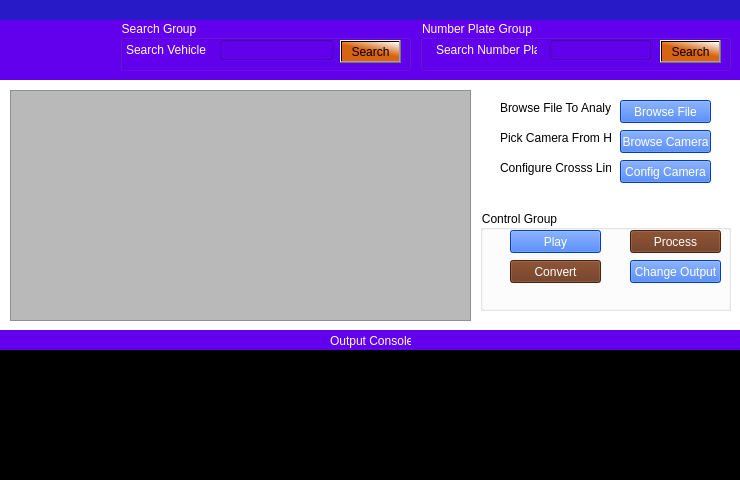
<?xml version="1.0" encoding="UTF-8"?>
<ui version="4.0">
 <class>Dialog</class>
 <widget class="QDialog" name="Dialog">
  <property name="geometry">
   <rect>
    <x>0</x>
    <y>0</y>
    <width>740</width>
    <height>480</height>
   </rect>
  </property>
  <property name="windowTitle">
   <string>Dialog</string>
  </property>
  <property name="styleSheet">
   <string notr="true">
background-color: rgb(41, 26, 199);</string>
  </property>
  <widget class="QWidget" name="topWidget" native="true">
   <property name="geometry">
    <rect>
     <x>0</x>
     <y>20</y>
     <width>741</width>
     <height>61</height>
    </rect>
   </property>
   <property name="styleSheet">
    <string notr="true">background-color: rgb(98, 0, 238);</string>
   </property>
   <widget class="QGroupBox" name="groupBoxSearch">
    <property name="geometry">
     <rect>
      <x>120</x>
      <y>0</y>
      <width>291</width>
      <height>51</height>
     </rect>
    </property>
    <property name="styleSheet">
     <string notr="true">
color: rgb(255, 255, 255);</string>
    </property>
    <property name="title">
     <string>Search Group</string>
    </property>
    <widget class="QLineEdit" name="lineEdit">
     <property name="geometry">
      <rect>
       <x>100</x>
       <y>20</y>
       <width>113</width>
       <height>20</height>
      </rect>
     </property>
    </widget>
    <widget class="QLabel" name="lblSearch">
     <property name="geometry">
      <rect>
       <x>6</x>
       <y>20</y>
       <width>81</width>
       <height>20</height>
      </rect>
     </property>
     <property name="styleSheet">
      <string notr="true">color: rgb(255, 255, 255);</string>
     </property>
     <property name="text">
      <string>Search Vehicle</string>
     </property>
    </widget>
    <widget class="QPushButton" name="pushButton">
     <property name="geometry">
      <rect>
       <x>220</x>
       <y>20</y>
       <width>61</width>
       <height>23</height>
      </rect>
     </property>
     <property name="styleSheet">
      <string notr="true">background-color: qlineargradient(spread:pad, x1:0.642045, y1:0.557, x2:1, y2:0, stop:0 rgba(216, 99, 16, 255), stop:1 rgba(255, 255, 255, 255));
color: rgb(0, 0, 0);</string>
     </property>
     <property name="text">
      <string>Search</string>
     </property>
    </widget>
   </widget>
   <widget class="QGroupBox" name="groupBoxCheck">
    <property name="geometry">
     <rect>
      <x>420</x>
      <y>0</y>
      <width>311</width>
      <height>51</height>
     </rect>
    </property>
    <property name="styleSheet">
     <string notr="true">color: rgb(255, 255, 255);</string>
    </property>
    <property name="title">
     <string>Number Plate Group</string>
    </property>
    <widget class="QLineEdit" name="lineEdit_2">
     <property name="geometry">
      <rect>
       <x>130</x>
       <y>20</y>
       <width>101</width>
       <height>20</height>
      </rect>
     </property>
     <property name="styleSheet">
      <string notr="true">color: rgb(255, 255, 255);</string>
     </property>
    </widget>
    <widget class="QLabel" name="label_3">
     <property name="geometry">
      <rect>
       <x>16</x>
       <y>20</y>
       <width>101</width>
       <height>20</height>
      </rect>
     </property>
     <property name="styleSheet">
      <string notr="true">color: rgb(255, 255, 255);</string>
     </property>
     <property name="text">
      <string>Search Number Plate</string>
     </property>
    </widget>
    <widget class="QPushButton" name="pushButton_2">
     <property name="geometry">
      <rect>
       <x>240</x>
       <y>20</y>
       <width>61</width>
       <height>23</height>
      </rect>
     </property>
     <property name="styleSheet">
      <string notr="true">background-color: qlineargradient(spread:pad, x1:0.642045, y1:0.557, x2:1, y2:0, stop:0 rgba(216, 99, 16, 255), stop:1 rgba(255, 255, 255, 255));
color: rgb(0, 0, 0);</string>
     </property>
     <property name="text">
      <string>Search</string>
     </property>
    </widget>
   </widget>
  </widget>
  <widget class="QWidget" name="widget_2" native="true">
   <property name="geometry">
    <rect>
     <x>0</x>
     <y>80</y>
     <width>741</width>
     <height>401</height>
    </rect>
   </property>
   <property name="styleSheet">
    <string notr="true">background-color: rgb(255, 255, 255);</string>
   </property>
   <widget class="QGraphicsView" name="graphicsView">
    <property name="geometry">
     <rect>
      <x>10</x>
      <y>10</y>
      <width>461</width>
      <height>231</height>
     </rect>
    </property>
    <property name="styleSheet">
     <string notr="true">background-color: rgb(185, 185, 185);</string>
    </property>
   </widget>
   <widget class="QPushButton" name="btnBrowse">
    <property name="geometry">
     <rect>
      <x>620</x>
      <y>20</y>
      <width>91</width>
      <height>23</height>
     </rect>
    </property>
    <property name="styleSheet">
     <string notr="true">background-color: rgb(0, 85, 255);
color: rgb(255, 255, 255);</string>
    </property>
    <property name="text">
     <string>Browse File</string>
    </property>
   </widget>
   <widget class="QPushButton" name="btnCamera">
    <property name="geometry">
     <rect>
      <x>620</x>
      <y>50</y>
      <width>91</width>
      <height>23</height>
     </rect>
    </property>
    <property name="styleSheet">
     <string notr="true">background-color: rgb(0, 85, 255);
color: rgb(255, 255, 255);</string>
    </property>
    <property name="text">
     <string>Browse Camera</string>
    </property>
   </widget>
   <widget class="QTextEdit" name="textEdit">
    <property name="geometry">
     <rect>
      <x>0</x>
      <y>270</y>
      <width>741</width>
      <height>131</height>
     </rect>
    </property>
    <property name="styleSheet">
     <string notr="true">background-color: rgb(0, 0, 0);</string>
    </property>
   </widget>
   <widget class="QWidget" name="widget" native="true">
    <property name="geometry">
     <rect>
      <x>0</x>
      <y>250</y>
      <width>741</width>
      <height>20</height>
     </rect>
    </property>
    <property name="styleSheet">
     <string notr="true">background-color: rgb(98, 0, 238);
</string>
    </property>
    <widget class="QLabel" name="label">
     <property name="geometry">
      <rect>
       <x>330</x>
       <y>0</y>
       <width>81</width>
       <height>21</height>
      </rect>
     </property>
     <property name="styleSheet">
      <string notr="true">color: rgb(255, 255, 255);</string>
     </property>
     <property name="text">
      <string>Output Console</string>
     </property>
    </widget>
   </widget>
   <widget class="QPushButton" name="btnConfigCam">
    <property name="geometry">
     <rect>
      <x>620</x>
      <y>80</y>
      <width>91</width>
      <height>23</height>
     </rect>
    </property>
    <property name="styleSheet">
     <string notr="true">background-color: rgb(0, 85, 255);
color: rgb(255, 255, 255);</string>
    </property>
    <property name="text">
     <string>Config Camera</string>
    </property>
   </widget>
   <widget class="QGroupBox" name="groupBox">
    <property name="geometry">
     <rect>
      <x>480</x>
      <y>130</y>
      <width>251</width>
      <height>101</height>
     </rect>
    </property>
    <property name="styleSheet">
     <string notr="true">border-color: rgb(222, 143, 46);</string>
    </property>
    <property name="title">
     <string>Control Group</string>
    </property>
    <widget class="QPushButton" name="btnBrowse_2">
     <property name="geometry">
      <rect>
       <x>30</x>
       <y>20</y>
       <width>91</width>
       <height>23</height>
      </rect>
     </property>
     <property name="styleSheet">
      <string notr="true">background-color: rgb(0, 85, 255);
color: rgb(255, 255, 255);</string>
     </property>
     <property name="text">
      <string>Play</string>
     </property>
    </widget>
    <widget class="QPushButton" name="btnBrowse_3">
     <property name="geometry">
      <rect>
       <x>150</x>
       <y>20</y>
       <width>91</width>
       <height>23</height>
      </rect>
     </property>
     <property name="styleSheet">
      <string notr="true">background-color: rgb(102, 46, 18);
color: rgb(255, 255, 255);</string>
     </property>
     <property name="text">
      <string>Process</string>
     </property>
    </widget>
    <widget class="QPushButton" name="btnBrowse_4">
     <property name="geometry">
      <rect>
       <x>30</x>
       <y>50</y>
       <width>91</width>
       <height>23</height>
      </rect>
     </property>
     <property name="styleSheet">
      <string notr="true">
background-color: rgb(102, 46, 18);
color: rgb(255, 255, 255);</string>
     </property>
     <property name="text">
      <string>Convert</string>
     </property>
    </widget>
    <widget class="QPushButton" name="btnBrowse_5">
     <property name="geometry">
      <rect>
       <x>150</x>
       <y>50</y>
       <width>91</width>
       <height>23</height>
      </rect>
     </property>
     <property name="styleSheet">
      <string notr="true">background-color: rgb(0, 85, 255);
color: rgb(255, 255, 255);</string>
     </property>
     <property name="text">
      <string>Change Output</string>
     </property>
    </widget>
   </widget>
   <widget class="QLabel" name="label_2">
    <property name="geometry">
     <rect>
      <x>500</x>
      <y>20</y>
      <width>111</width>
      <height>16</height>
     </rect>
    </property>
    <property name="text">
     <string>Browse File To Analyze</string>
    </property>
   </widget>
   <widget class="QLabel" name="label_4">
    <property name="geometry">
     <rect>
      <x>500</x>
      <y>50</y>
      <width>111</width>
      <height>16</height>
     </rect>
    </property>
    <property name="text">
     <string>Pick Camera From Here</string>
    </property>
   </widget>
   <widget class="QLabel" name="label_5">
    <property name="geometry">
     <rect>
      <x>500</x>
      <y>80</y>
      <width>111</width>
      <height>16</height>
     </rect>
    </property>
    <property name="text">
     <string>Configure Crosss Line </string>
    </property>
   </widget>
  </widget>
 </widget>
 <resources/>
 <connections/>
</ui>
